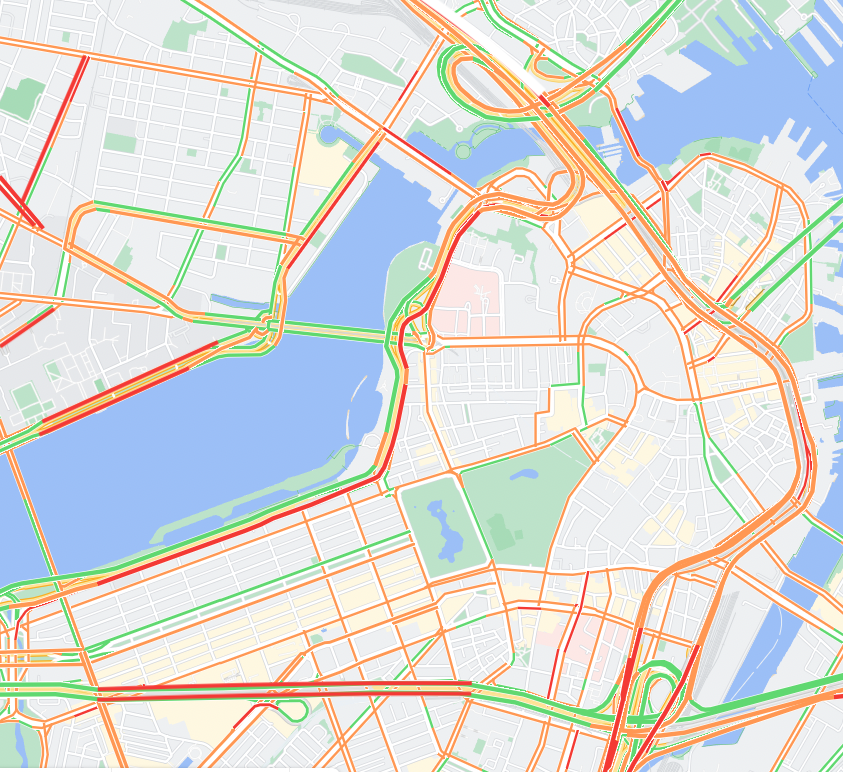
#> input picture jaxa_work_testlocations/4pm.png, 843 x 772 px, found by its file name
$ jupyter execute --allow-errors best_spots.ipynb   (shell and % lines are left out)
#> lines starting #> are read from the running program, lines starting #| are printed output that depends on the picture; after the words box and inside, x2 and y2 are one past the last pixel; in counts of white or black regions, pixels touching at a corner belong together
<a href="https://colab.research.google.com/github/akilasarva/jaxa_work/blob/main/best_spots.ipynb" target="_parent"></a>

[cell 1]
import random

import gurobipy as gp
from gurobipy import GRB

import matplotlib.pyplot as plt
import numpy as np
from sklearn.cluster import MiniBatchKMeans

from PIL import Image, ImageDraw
import numpy as np
import cv2
import os
import math

from tensorflow.keras.preprocessing.image import save_img

[cell 2]
def find_color(f, im, mincolor, maxcolor, colorname):
  hsv_img = cv2.cvtColor(im, cv2.COLOR_BGR2HSV)
  COLOR_MIN = np.array(mincolor,np.uint8)
  COLOR_MAX = np.array(maxcolor,np.uint8)
  mask = cv2.inRange(np.float32(hsv_img), COLOR_MIN, COLOR_MAX)

  imask = mask>0
  color = np.zeros_like(im, np.uint8)
  color[imask] = im[imask]
  coords = np.array(np.where(imask)).T
  color = cv2.resize(color, (700, 700))
  cv2.imwrite(colorname + '_' + f, color)
  return list(coords)

def dist(loc1, loc2):
    return np.linalg.norm(loc1-loc2, ord=2) # Euclidean distance

def get_locs(f):
#> called with f = '4pm.png'
  img = cv2.imread(f)
#> img is the input picture: shape (772, 843, 3); mean B, G, R 216.1, 220.3, 220
  w,h,_ = img.shape
#> w = 772; h = 843
  o_coords = find_color(f, img, [10, 50, 50], [22, 255, 255], 'orange')
#> in find_color, `hsv_img = cv2.cvtColor(im, cv2.COLOR_BGR2HSV)`: hsv_img: shape (772, 843, 3); mean H, S, V 73.7, 46.3, 243
#> in find_color, `mask = cv2.inRange(np.float32(hsv_img), COLOR_MIN, COLOR_MAX)`:
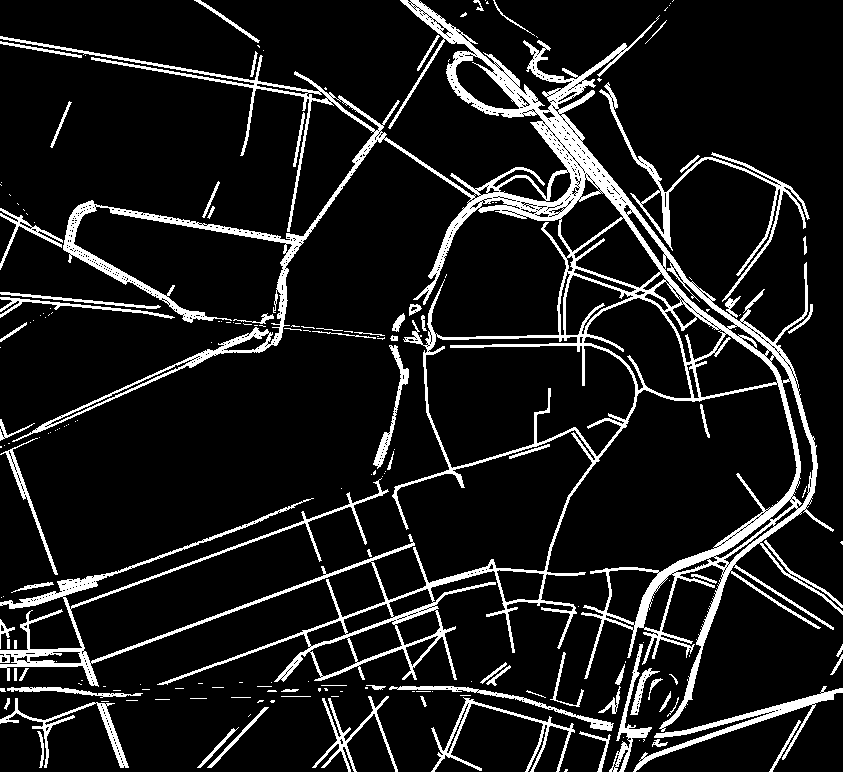
#> mask: shape (772, 843); 11% white; 195 white regions (118 under 20 px), largest, box (x1, y1, x2, y2) and area: (0, 0, 843, 732) 51754, (599, 82, 810, 302) 2686, (633, 686, 843, 772) 2162
#> in find_color, `coords = np.array(np.where(imask)).T`: coords = 71798 pairs, first value 0 to 771, second value 0 to 842
#> in find_color, `color = cv2.resize(color, (700, 700))`:
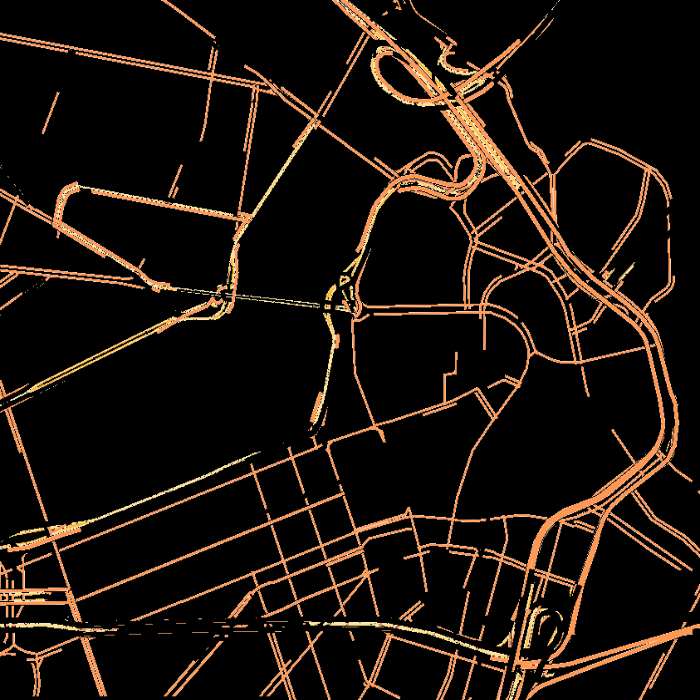
#> color: shape (700, 700, 3); mean B, G, R 12.6, 19.3, 28
#> o_coords = 71798 items
  r_coords = find_color(f, img, [0, 100, 20], [9, 255, 255], 'red')
#> call 2 of find_color, with f = '4pm.png', colorname = 'red'
#> in find_color (call 2), `mask = cv2.inRange(np.float32(hsv_img), COLOR_MIN, COLOR_MAX)`: mask: shape (772, 843); 2% white; 49 white regions (17 under 20 px), largest, box (x1, y1, x2, y2) and area: (97, 384, 408, 586) 1755, (98, 681, 472, 691) 1477, (97, 691, 471, 702) 1451
#> in find_color (call 2), `color[imask] = im[imask]`:
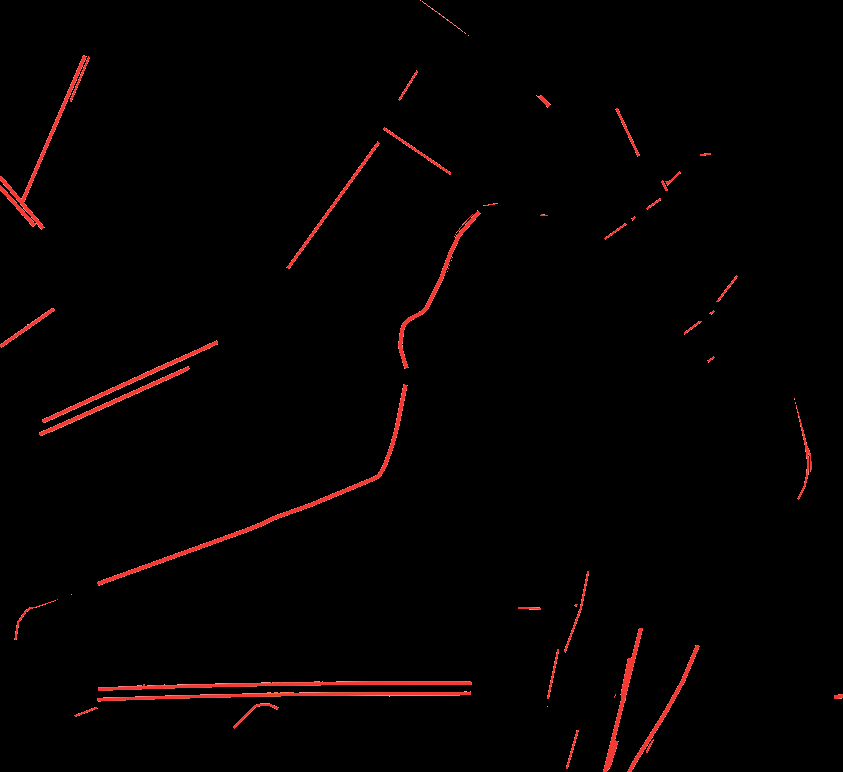
#> color: shape (772, 843, 3); mean B, G, R 1.3, 1.4, 4.8
#> in find_color (call 2), `coords = np.array(np.where(imask)).T`: coords = 12784 pairs, first value 0 to 771, second value 0 to 842
#> in find_color (call 2), `color = cv2.resize(color, (700, 700))`:
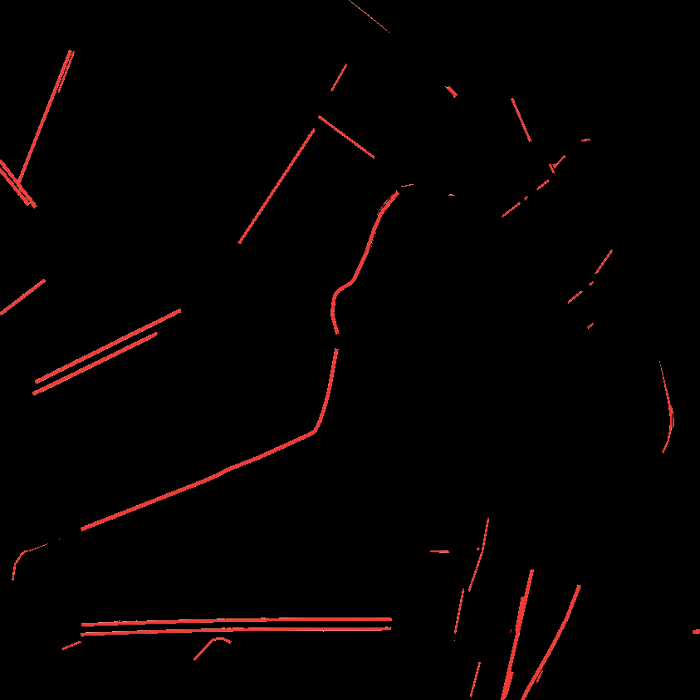
#> color: shape (700, 700, 3); mean B, G, R 1.3, 1.4, 4.8
#> r_coords has the same summary as coords in find_color
  g_coords = find_color(f, img, [35, 90, 90], [85, 255, 255], 'green')
#> call 3 of find_color, with f = '4pm.png', colorname = 'green'
#> in find_color (call 3), `mask = cv2.inRange(np.float32(hsv_img), COLOR_MIN, COLOR_MAX)`:
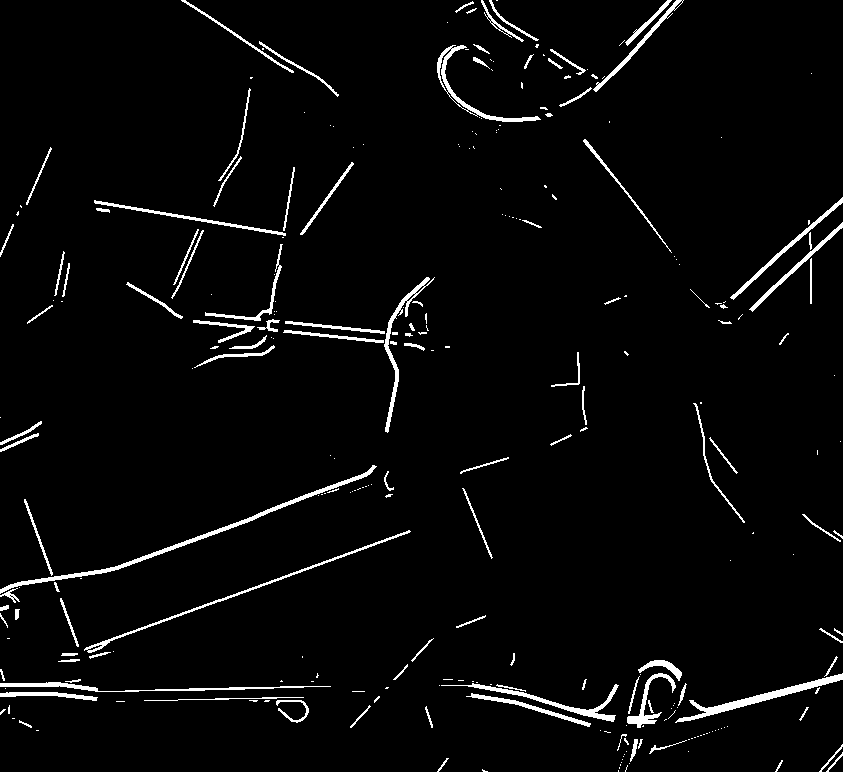
#> mask: shape (772, 843); 3.3% white; 278 white regions (165 under 20 px), largest, box (x1, y1, x2, y2) and area: (0, 465, 377, 594) 1620, (675, 673, 843, 723) 1207, (84, 530, 411, 653) 949
#> in find_color (call 3), `color[imask] = im[imask]`:
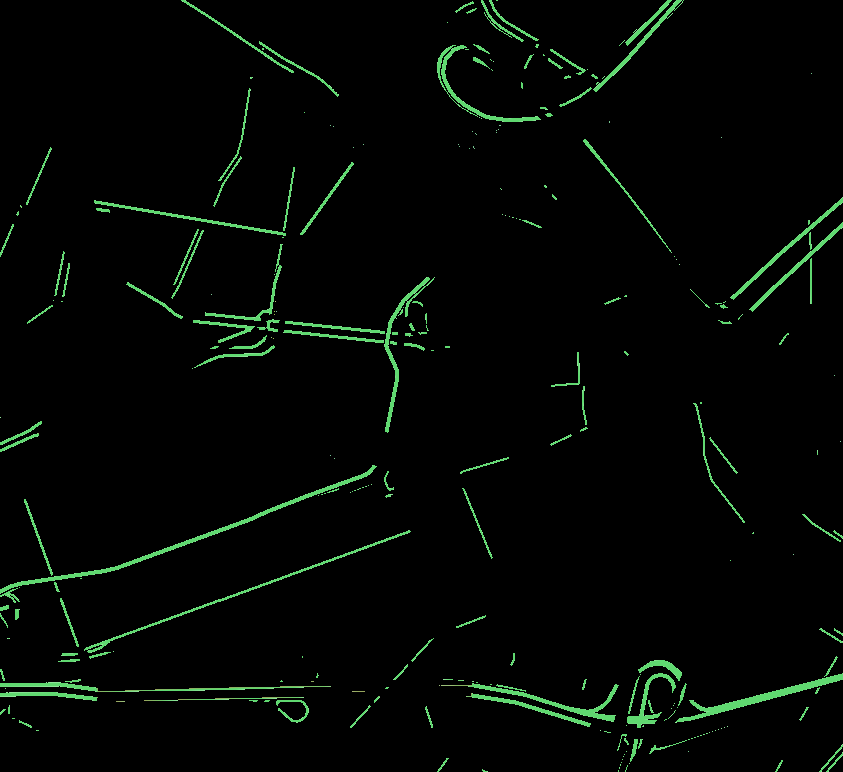
#> color: shape (772, 843, 3); mean B, G, R 3.8, 7.1, 3.4
#> in find_color (call 3), `coords = np.array(np.where(imask)).T`: coords = 21313 pairs, first value 0 to 771, second value 0 to 842
#> in find_color (call 3), `color = cv2.resize(color, (700, 700))`:
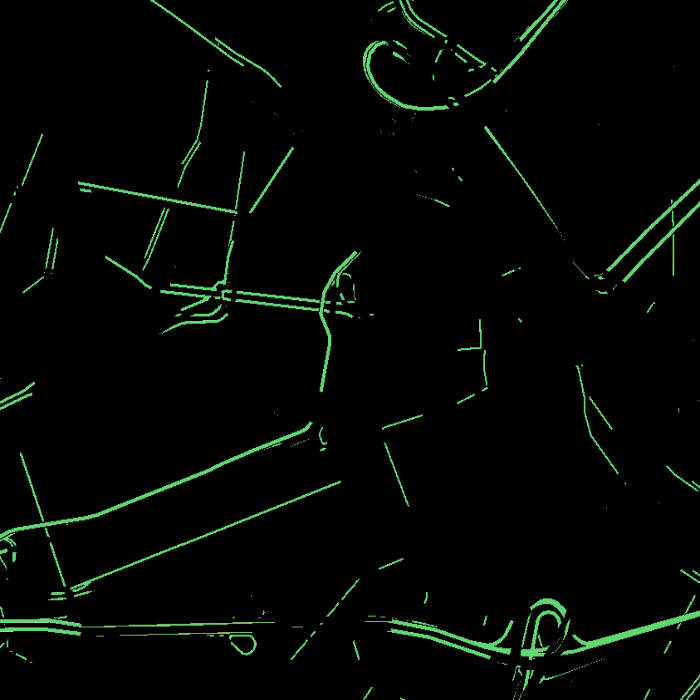
#> color: shape (700, 700, 3); mean B, G, R 3.8, 7.1, 3.3
#> g_coords = 21313 items

  customer_locs = [*g_coords, *o_coords, *o_coords, *r_coords, *r_coords, *r_coords]
  facility_locs = []

  for i in range(5):
    for j in range(5):
      facility_locs += [(h*1.0*i/5 + h/10, w*1.0*j/5 + w/10)]
#> `customer_locs, facility_locs = get_locs(f)`: customer_locs = 203261 items; facility_locs = 25 pairs, first value 84.3 to 758.7, second value 77.2 to 694.8
  return customer_locs, facility_locs

def kmean(num_clusters, seed, customer_locs):
#> called with num_clusters = 25, seed = 10101
  kmeans = MiniBatchKMeans(n_clusters=num_clusters, init_size=3*num_clusters, random_state=seed).fit(customer_locs)
  memberships = list(kmeans.labels_)
#> memberships = 203261 items
  centroids = list(kmeans.cluster_centers_) #center point for each cluster
#> centroids = 25 pairs, first value 65.88 to 715.4, second value 39.73 to 787.9
  weights = list(np.histogram(memberships, bins=num_clusters)[0]) #number of customers in each cluster
#> weights = 25 values, max 15918 at index 16, min 4143 at index 3, mean 8130.4

  return centroids, weights

def plots(customer_locs, centroids, facility_locs, pairings, f):
  num = 7
  plt.figure(figsize=(7,7))
  plt.axis('off')
  plt.scatter(*zip(*customer_locs), c='Pink', s=0.2)
  plt.scatter(*zip(*centroids), c='Red', s=10)
  plt.scatter(*zip(*facility_locs), c='Green', s=10)
  ax = plt.gca() #you first need to get the axis handle
  ax.set_aspect(1)

  assignments = [p for p in pairings if assign[p].x > 0.5]
  fac_assign = []
  for p in assignments:
      pts = [facility_locs[p[0]], centroids[p[1]]]
      if facility_locs[p[0]] not in fac_assign:
        fac_assign.append(facility_locs[p[0]])
      plt.plot(*zip(*pts), c='Black', linewidth=0.5)
  plt.scatter(*zip(*fac_assign), s=threshold*num*9, alpha=0.2, c = 'blue')
  plt.savefig('output_'+f)
  plt.clf()

[cell 3]
seed = 10101
num_candidates = 25
max_facilities = 4
num_clusters = 25
threshold = 400

fs = ['4pm.png', '8am.png','12pm.png'] #, '230pm.png', '530pm.png', '10pm.png']

#> (the rest of this cell did not finish here and is left out)

#> `pairings = {(facility, cluster): dist(facility_locs[facility], centroi..`: pairings = 307 items
#| Number of viable pairings: 307

  print("Number of viable pairings: {0}".format(len(pairings.keys())))

  m = gp.Model("Facility location")
  # Decision variables: select facility locations
  select = m.addVars(range(num_candidates), vtype=GRB.BINARY, name='select')
  # Decision variables: assign customer clusters to a facility location
  assign = m.addVars(pairings.keys(), vtype=GRB.BINARY, name='assign')

  # Deploy Objective Function
  # 0. Total distance
  obj = gp.quicksum(weights[cluster]
                *pairings[facility, cluster]
                *assign[facility, cluster]
                for facility, cluster in pairings.keys())
  m.setObjective(obj, GRB.MINIMIZE)

  # 1. Facility limit
  m.addConstr(select.sum() <= max_facilities, name="Facility_limit")

  # 1b. Proximity constraints
  #m.addConstr(select)

  # 2. Open to assign
  m.addConstrs((assign[facility, cluster] <= select[facility]
              for facility, cluster in pairings.keys()),
              name="Open2assign")

  # 3. Closest store
  m.addConstrs((assign.sum('*', cluster) == 1
              for cluster in range(num_clusters)),
              name="Closest_store")

  # Find the optimal solution
  m.optimize()

  plots(customer_locs, centroids, facility_locs, pairings, f)

[cell 4]
num =7
plt.figure(figsize=(num,num))
plt.axis('off')
plt.scatter(*zip(*customer_locs), c='Pink', s=0.2)
plt.scatter(*zip(*facility_locs), c='Green', s=10)
ax = plt.gca() #you first need to get the axis handle
ax.set_aspect(1)
print(facility_locs)
#> (printed output is left out)
fac_assign = [(253, 230), (590, 230), (253, 536), (590,536)]
plt.scatter(*zip(*fac_assign), s=threshold*num*7, alpha=0.2, c = 'blue')
plt.savefig('output.png')
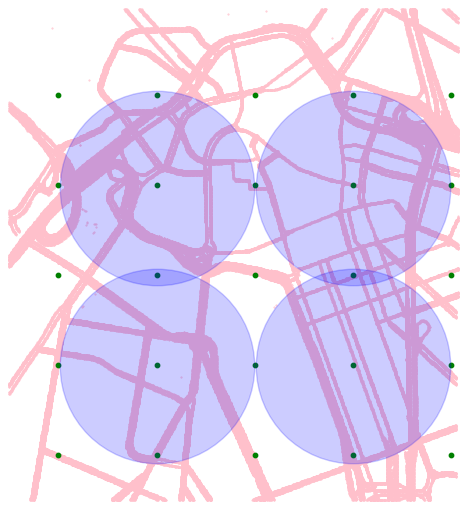
#> figure drawn by matplotlib, 1 panel
plt.clf()
